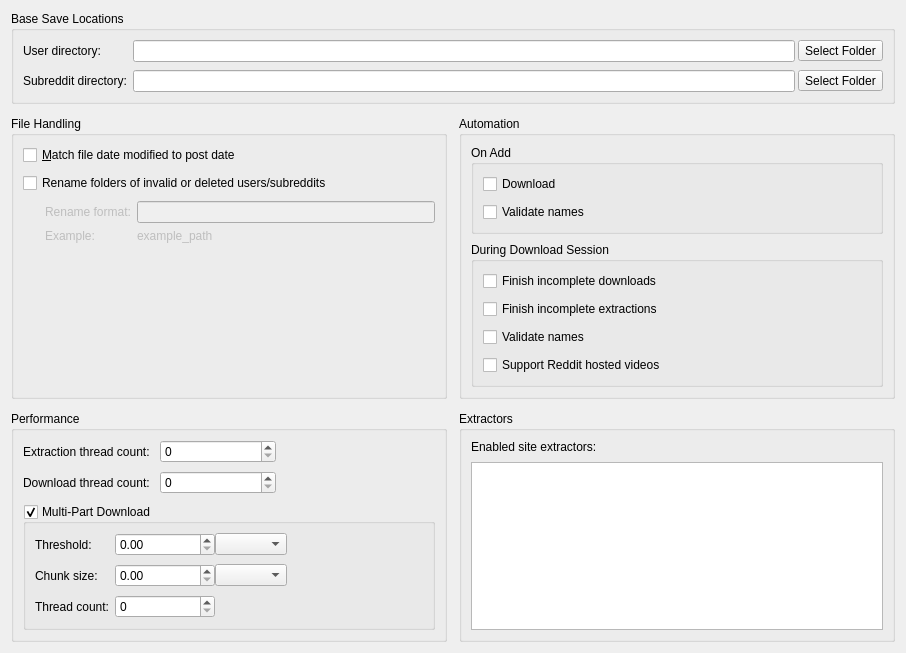
<?xml version="1.0" encoding="UTF-8"?>
<ui version="4.0">
 <class>CoreSettingsWidget</class>
 <widget class="QWidget" name="CoreSettingsWidget">
  <property name="geometry">
   <rect>
    <x>0</x>
    <y>0</y>
    <width>906</width>
    <height>640</height>
   </rect>
  </property>
  <property name="windowTitle">
   <string>Core Settings</string>
  </property>
  <layout class="QGridLayout" name="main_layout" rowstretch="0,0,1" columnstretch="1,1">
   <property name="spacing">
    <number>12</number>
   </property>
   <item row="0" column="0" colspan="2">
    <widget class="QGroupBox" name="file_group_box">
     <property name="title">
      <string>Base Save Locations</string>
     </property>
     <layout class="QFormLayout" name="save_locations_form_layout">
      <property name="fieldGrowthPolicy">
       <enum>QFormLayout::ExpandingFieldsGrow</enum>
      </property>
      <property name="verticalSpacing">
       <number>8</number>
      </property>
      <item row="0" column="0">
       <widget class="QLabel" name="user_save_dir_label">
        <property name="toolTip">
         <string>The base directory that user content will be saved to</string>
        </property>
        <property name="text">
         <string>User directory:</string>
        </property>
       </widget>
      </item>
      <item row="0" column="1">
       <layout class="QHBoxLayout" name="user_save_dir_layout">
        <property name="spacing">
         <number>3</number>
        </property>
        <item>
         <widget class="QLineEdit" name="user_save_dir_line_edit"/>
        </item>
        <item>
         <widget class="QToolButton" name="select_user_base_directory_button">
          <property name="text">
           <string>Select Folder</string>
          </property>
         </widget>
        </item>
       </layout>
      </item>
      <item row="1" column="0">
       <widget class="QLabel" name="subreddit_save_dir_label">
        <property name="toolTip">
         <string>The base directory that subreddit content will be saved to</string>
        </property>
        <property name="text">
         <string>Subreddit directory:</string>
        </property>
       </widget>
      </item>
      <item row="1" column="1">
       <layout class="QHBoxLayout" name="subreddit_save_dir_layout">
        <property name="spacing">
         <number>3</number>
        </property>
        <item>
         <widget class="QLineEdit" name="subreddit_save_dir_line_edit"/>
        </item>
        <item>
         <widget class="QToolButton" name="select_subreddit_base_directory_button">
          <property name="text">
           <string>Select Folder</string>
          </property>
         </widget>
        </item>
       </layout>
      </item>
     </layout>
    </widget>
   </item>
   <item row="1" column="0">
    <widget class="QGroupBox" name="file_handling_group_box">
     <property name="title">
      <string>File Handling</string>
     </property>
     <layout class="QVBoxLayout" name="file_handling_layout">
      <property name="spacing">
       <number>8</number>
      </property>
      <item>
       <widget class="QCheckBox" name="match_date_modified_checkbox">
        <property name="toolTip">
         <string>&lt;html&gt;&lt;head/&gt;&lt;body&gt;&lt;p&gt;If selected, the date modified property of the downloaded file will be matched with the post date of the post that it was extracted from&lt;/p&gt;&lt;/body&gt;&lt;/html&gt;</string>
        </property>
        <property name="text">
         <string>&amp;Match file date modified to post date</string>
        </property>
       </widget>
      </item>
      <item>
       <widget class="QCheckBox" name="rename_invalid_download_folders_checkbox">
        <property name="toolTip">
         <string>&lt;html&gt;&lt;head/&gt;&lt;body&gt;&lt;p&gt;If selected, when a user deletes their account or becomes inactive the name of their folder will be changed according to the rename format settings&lt;/p&gt;&lt;/body&gt;&lt;/html&gt;</string>
        </property>
        <property name="text">
         <string>Rename folders of invalid or deleted users/subreddits</string>
        </property>
       </widget>
      </item>
      <item>
       <widget class="QWidget" name="rename_format_widget" native="true">
        <property name="enabled">
         <bool>false</bool>
        </property>
        <layout class="QFormLayout" name="rename_format_form_layout">
         <property name="fieldGrowthPolicy">
          <enum>QFormLayout::ExpandingFieldsGrow</enum>
         </property>
         <property name="verticalSpacing">
          <number>6</number>
         </property>
         <property name="leftMargin">
          <number>22</number>
         </property>
         <property name="topMargin">
          <number>0</number>
         </property>
         <property name="rightMargin">
          <number>0</number>
         </property>
         <property name="bottomMargin">
          <number>0</number>
         </property>
         <item row="0" column="0">
          <widget class="QLabel" name="invalid_rename_label">
           <property name="text">
            <string>Rename format:</string>
           </property>
           <property name="buddy">
            <cstring>invalid_rename_format_line_edit</cstring>
           </property>
          </widget>
         </item>
         <item row="0" column="1">
          <widget class="QLineEdit" name="invalid_rename_format_line_edit"/>
         </item>
         <item row="1" column="0">
          <widget class="QLabel" name="example_label">
           <property name="text">
            <string>Example:</string>
           </property>
          </widget>
         </item>
         <item row="1" column="1">
          <widget class="QLabel" name="invalid_format_example_label">
           <property name="text">
            <string>example_path</string>
           </property>
           <property name="wordWrap">
            <bool>true</bool>
           </property>
           <property name="textInteractionFlags">
            <set>Qt::LinksAccessibleByMouse|Qt::TextSelectableByMouse</set>
           </property>
          </widget>
         </item>
        </layout>
       </widget>
      </item>
      <item>
       <spacer name="file_handling_spacer">
        <property name="orientation">
         <enum>Qt::Vertical</enum>
        </property>
        <property name="sizeHint" stdset="0">
         <size>
          <width>20</width>
          <height>0</height>
         </size>
        </property>
       </spacer>
      </item>
     </layout>
    </widget>
   </item>
   <item row="1" column="1">
    <widget class="QGroupBox" name="automation_group_box">
     <property name="title">
      <string>Automation</string>
     </property>
     <layout class="QVBoxLayout" name="automation_layout">
      <property name="spacing">
       <number>8</number>
      </property>
      <item>
       <widget class="QGroupBox" name="on_add_group_box">
        <property name="title">
         <string>On Add</string>
        </property>
        <layout class="QVBoxLayout" name="on_add_layout">
         <property name="spacing">
          <number>8</number>
         </property>
         <item>
          <widget class="QCheckBox" name="download_on_add_checkbox">
           <property name="toolTip">
            <string>When checked, users or subreddits will be downloaded immediately upon being added</string>
           </property>
           <property name="whatsThis">
            <string>When checked, users or subreddits will be downloaded immediately upon being added</string>
           </property>
           <property name="text">
            <string>Download</string>
           </property>
          </widget>
         </item>
         <item>
          <widget class="QCheckBox" name="validate_names_before_add_checkbox">
           <property name="text">
            <string>Validate names</string>
           </property>
          </widget>
         </item>
        </layout>
       </widget>
      </item>
      <item>
       <widget class="QGroupBox" name="on_session_start_group_box">
        <property name="title">
         <string>During Download Session</string>
        </property>
        <layout class="QVBoxLayout" name="on_session_start_layout">
         <property name="spacing">
          <number>8</number>
         </property>
         <item>
          <widget class="QCheckBox" name="finish_incomplete_downloads_checkbox">
           <property name="toolTip">
            <string>&lt;html&gt;&lt;head/&gt;&lt;body&gt;&lt;p&gt;If selected, downloads which are not complete will be downloaded at the start of each download session&lt;/p&gt;&lt;/body&gt;&lt;/html&gt;</string>
           </property>
           <property name="text">
            <string>Finish incomplete downloads</string>
           </property>
          </widget>
         </item>
         <item>
          <widget class="QCheckBox" name="finish_incomplete_extractions_checkbox">
           <property name="toolTip">
            <string>&lt;html&gt;&lt;head/&gt;&lt;body&gt;&lt;p&gt;If selected, posts that have not been extracted will be extracted then downloaded at the start of each download session&lt;/p&gt;&lt;/body&gt;&lt;/html&gt;</string>
           </property>
           <property name="text">
            <string>Finish incomplete extractions</string>
           </property>
          </widget>
         </item>
         <item>
          <widget class="QCheckBox" name="validate_names_before_download_checkbox">
           <property name="text">
            <string>Validate names</string>
           </property>
          </widget>
         </item>
         <item>
          <widget class="QCheckBox" name="download_reddit_hosted_videos_checkbox">
           <property name="toolTip">
            <string>&lt;html&gt;&lt;head/&gt;&lt;body&gt;&lt;p&gt;Videos hosted on reddit are downloaded in two parts and must be joined after the download session is complete.&lt;/p&gt;&lt;p&gt;Because of this extra step, downloading these videos is optional&lt;/p&gt;&lt;/body&gt;&lt;/html&gt;</string>
           </property>
           <property name="text">
            <string>Support Reddit hosted videos</string>
           </property>
          </widget>
         </item>
        </layout>
       </widget>
      </item>
      <item>
       <spacer name="automation_spacer">
        <property name="orientation">
         <enum>Qt::Vertical</enum>
        </property>
        <property name="sizeHint" stdset="0">
         <size>
          <width>20</width>
          <height>0</height>
         </size>
        </property>
       </spacer>
      </item>
     </layout>
    </widget>
   </item>
   <item row="2" column="0">
    <widget class="QGroupBox" name="download_group_box">
     <property name="title">
      <string>Performance</string>
     </property>
     <layout class="QVBoxLayout" name="performance_layout">
      <property name="spacing">
       <number>10</number>
      </property>
      <item>
       <layout class="QFormLayout" name="thread_count_form_layout">
        <property name="verticalSpacing">
         <number>8</number>
        </property>
        <item row="0" column="0">
         <widget class="QLabel" name="extraction_thread_count_label">
          <property name="text">
           <string>Extraction thread count:</string>
          </property>
          <property name="buddy">
           <cstring>extraction_thread_count_spinbox</cstring>
          </property>
         </widget>
        </item>
        <item row="0" column="1">
         <widget class="QSpinBox" name="extraction_thread_count_spinbox">
          <property name="maximumSize">
           <size>
            <width>116</width>
            <height>16777215</height>
           </size>
          </property>
         </widget>
        </item>
        <item row="1" column="0">
         <widget class="QLabel" name="download_thread_count_label">
          <property name="text">
           <string>Download thread count:</string>
          </property>
          <property name="buddy">
           <cstring>download_thread_count_spinbox</cstring>
          </property>
         </widget>
        </item>
        <item row="1" column="1">
         <widget class="QSpinBox" name="download_thread_count_spinbox">
          <property name="maximumSize">
           <size>
            <width>116</width>
            <height>16777215</height>
           </size>
          </property>
         </widget>
        </item>
       </layout>
      </item>
      <item>
       <widget class="QGroupBox" name="multi_part_download_groupbox">
        <property name="toolTip">
         <string>&lt;html&gt;&lt;head/&gt;&lt;body&gt;&lt;p&gt;When enabled, large files (over the set threshold size) will be downloaded in multiple part simultaneously.  This will increase download speeds for downloads containing many large files.&lt;/p&gt;&lt;/body&gt;&lt;/html&gt;</string>
        </property>
        <property name="title">
         <string>Multi-Part Download</string>
        </property>
        <property name="checkable">
         <bool>true</bool>
        </property>
        <layout class="QFormLayout" name="multi_part_form_layout">
         <property name="verticalSpacing">
          <number>8</number>
         </property>
         <item row="0" column="0">
          <widget class="QLabel" name="multipart_threshold_label">
           <property name="toolTip">
            <string>&lt;html&gt;&lt;head/&gt;&lt;body&gt;&lt;p&gt;The size threshold at which a file is downloaded in parts in multiple threads.  Carefully adjust this number as there is a definite point of diminishing returns depending on your internet connection.&lt;/p&gt;&lt;/body&gt;&lt;/html&gt;</string>
           </property>
           <property name="text">
            <string>Threshold:</string>
           </property>
           <property name="buddy">
            <cstring>multipart_threshold_spinbox</cstring>
           </property>
          </widget>
         </item>
         <item row="0" column="1">
          <layout class="QHBoxLayout" name="multipart_threshold_layout">
           <item>
            <widget class="QDoubleSpinBox" name="multipart_threshold_spinbox">
             <property name="minimumSize">
              <size>
               <width>100</width>
               <height>0</height>
              </size>
             </property>
             <property name="maximum">
              <double>10000000000.989999771118164</double>
             </property>
            </widget>
           </item>
           <item>
            <widget class="QComboBox" name="threshold_size_combo"/>
           </item>
           <item>
            <spacer name="threshold_spacer">
             <property name="orientation">
              <enum>Qt::Horizontal</enum>
             </property>
             <property name="sizeHint" stdset="0">
              <size>
               <width>40</width>
               <height>20</height>
              </size>
             </property>
            </spacer>
           </item>
          </layout>
         </item>
         <item row="1" column="0">
          <widget class="QLabel" name="multipart_chunk_size_label">
           <property name="toolTip">
            <string>&lt;html&gt;&lt;head/&gt;&lt;body&gt;&lt;p&gt;The size of each part when a large file is downloaded in multiple parts.&lt;/p&gt;&lt;/body&gt;&lt;/html&gt;</string>
           </property>
           <property name="text">
            <string>Chunk size:</string>
           </property>
           <property name="buddy">
            <cstring>multi_part_chunk_size_spinbox</cstring>
           </property>
          </widget>
         </item>
         <item row="1" column="1">
          <layout class="QHBoxLayout" name="multipart_chunk_size_layout">
           <item>
            <widget class="QDoubleSpinBox" name="multi_part_chunk_size_spinbox">
             <property name="minimumSize">
              <size>
               <width>100</width>
               <height>0</height>
              </size>
             </property>
             <property name="maximum">
              <double>10000000000.989999771118164</double>
             </property>
            </widget>
           </item>
           <item>
            <widget class="QComboBox" name="chunk_size_combo"/>
           </item>
           <item>
            <spacer name="chunk_size_spacer">
             <property name="orientation">
              <enum>Qt::Horizontal</enum>
             </property>
             <property name="sizeHint" stdset="0">
              <size>
               <width>40</width>
               <height>20</height>
              </size>
             </property>
            </spacer>
           </item>
          </layout>
         </item>
         <item row="2" column="0">
          <widget class="QLabel" name="multipart_thread_count_label">
           <property name="toolTip">
            <string>&lt;html&gt;&lt;head/&gt;&lt;body&gt;&lt;p&gt;The number of threads that will be used for multi-part downloads.  This count should balance with the extraction and download thread counts you have set.&lt;/p&gt;&lt;/body&gt;&lt;/html&gt;</string>
           </property>
           <property name="text">
            <string>Thread count:</string>
           </property>
           <property name="buddy">
            <cstring>multi_part_thread_count_spinbox</cstring>
           </property>
          </widget>
         </item>
         <item row="2" column="1">
          <layout class="QHBoxLayout" name="multipart_thread_count_layout">
           <item>
            <widget class="QSpinBox" name="multi_part_thread_count_spinbox">
             <property name="minimumSize">
              <size>
               <width>100</width>
               <height>0</height>
              </size>
             </property>
            </widget>
           </item>
           <item>
            <spacer name="thread_count_spacer">
             <property name="orientation">
              <enum>Qt::Horizontal</enum>
             </property>
             <property name="sizeHint" stdset="0">
              <size>
               <width>40</width>
               <height>20</height>
              </size>
             </property>
            </spacer>
           </item>
          </layout>
         </item>
        </layout>
       </widget>
      </item>
      <item>
       <spacer name="performance_spacer">
        <property name="orientation">
         <enum>Qt::Vertical</enum>
        </property>
        <property name="sizeHint" stdset="0">
         <size>
          <width>20</width>
          <height>0</height>
         </size>
        </property>
       </spacer>
      </item>
     </layout>
    </widget>
   </item>
   <item row="2" column="1">
    <widget class="QGroupBox" name="extractor_list_group_box">
     <property name="title">
      <string>Extractors</string>
     </property>
     <layout class="QVBoxLayout" name="extractors_layout">
      <property name="spacing">
       <number>8</number>
      </property>
      <item>
       <widget class="QLabel" name="extractor_list_label">
        <property name="text">
         <string>Enabled site extractors:</string>
        </property>
        <property name="buddy">
         <cstring>extractor_list_widget</cstring>
        </property>
       </widget>
      </item>
      <item>
       <widget class="QListWidget" name="extractor_list_widget">
        <property name="minimumSize">
         <size>
          <width>0</width>
          <height>150</height>
         </size>
        </property>
       </widget>
      </item>
     </layout>
    </widget>
   </item>
  </layout>
 </widget>
 <tabstops>
  <tabstop>user_save_dir_line_edit</tabstop>
  <tabstop>select_user_base_directory_button</tabstop>
  <tabstop>subreddit_save_dir_line_edit</tabstop>
  <tabstop>select_subreddit_base_directory_button</tabstop>
  <tabstop>match_date_modified_checkbox</tabstop>
  <tabstop>rename_invalid_download_folders_checkbox</tabstop>
  <tabstop>invalid_rename_format_line_edit</tabstop>
  <tabstop>download_on_add_checkbox</tabstop>
  <tabstop>validate_names_before_add_checkbox</tabstop>
  <tabstop>finish_incomplete_downloads_checkbox</tabstop>
  <tabstop>finish_incomplete_extractions_checkbox</tabstop>
  <tabstop>validate_names_before_download_checkbox</tabstop>
  <tabstop>extraction_thread_count_spinbox</tabstop>
  <tabstop>download_thread_count_spinbox</tabstop>
  <tabstop>multi_part_download_groupbox</tabstop>
  <tabstop>multipart_threshold_spinbox</tabstop>
  <tabstop>threshold_size_combo</tabstop>
  <tabstop>multi_part_chunk_size_spinbox</tabstop>
  <tabstop>chunk_size_combo</tabstop>
  <tabstop>multi_part_thread_count_spinbox</tabstop>
  <tabstop>extractor_list_widget</tabstop>
 </tabstops>
 <resources/>
 <connections>
  <connection>
   <sender>rename_invalid_download_folders_checkbox</sender>
   <signal>toggled(bool)</signal>
   <receiver>rename_format_widget</receiver>
   <slot>setEnabled(bool)</slot>
   <hints>
    <hint type="sourcelabel">
     <x>20</x>
     <y>20</y>
    </hint>
    <hint type="destinationlabel">
     <x>20</x>
     <y>20</y>
    </hint>
   </hints>
  </connection>
 </connections>
</ui>
